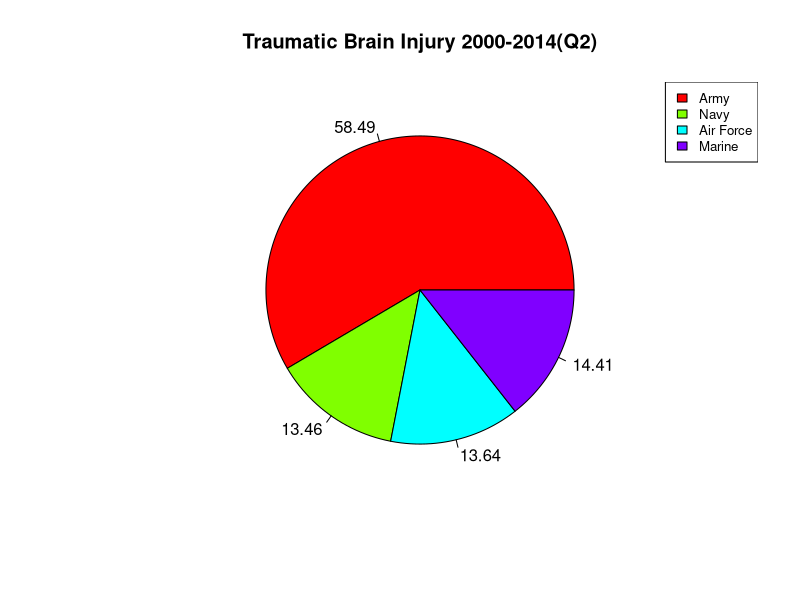

This figure's R source:
library(ggplot2)
x <-  c(179718,41370,41914,44280)
labels <-  c("Army","Navy","Air Force","Marine")
piepercent<- round(100*x/sum(x), 2)
pie(x, labels = piepercent, main = "Traumatic Brain Injury 2000-2014(Q2)",col = rainbow(length(x)))
legend("topright", c("Army","Navy","Air Force","Marine"), cex = 0.8,fill = rainbow(length(x)))
